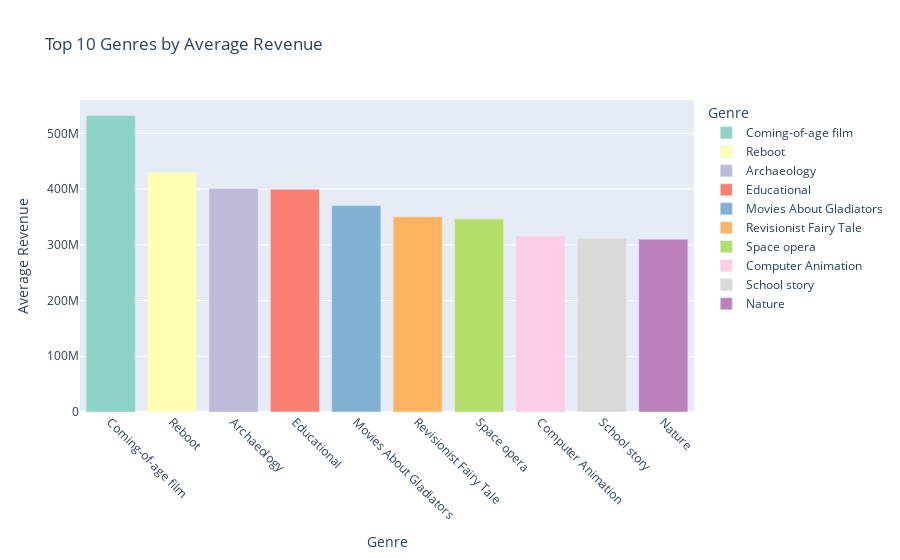

This figure's notebook cell:
### Code cell
genre_revenue = df_genres_and_season.groupby("movie_genres", as_index=False)["movie_box_office_revenue"].mean()
top_genres = genre_revenue.sort_values("movie_box_office_revenue", ascending=False).head(10)

fig_top_genres = px.bar(
    top_genres,
    x="movie_genres",
    y="movie_box_office_revenue",
    title="Top 10 Genres by Average Revenue",
    labels={"movie_genres": "Genre", "movie_box_office_revenue": "Average Revenue"},
    color="movie_genres",
    color_discrete_sequence=px.colors.qualitative.Set3
)
fig_top_genres.update_xaxes(tickangle=45)
fig_top_genres.write_html("top_genres_bar.html", include_plotlyjs="cdn")
fig_top_genres.show()

### Figure 1 — Plotly figure (JSON) as saved in the notebook; plotly's stock layout.template omitted (floating-point values rounded to 4 significant figures)
{"data": [{"alignmentgroup": "True", "hovertemplate": "Genre=%{x}<br>Average Revenue=%{y}<extra></extra>", "legendgroup": "Coming-of-age film", "marker": {"color": "rgb(141,211,199)", "pattern": {"shape": ""}}, "name": "Coming-of-age film", "offsetgroup": "Coming-of-age film", "orientation": "v", "showlegend": true, "textposition": "auto", "type": "bar", "x": ["Coming-of-age film"], "xaxis": "x", "y": [531957538], "yaxis": "y"}, {"alignmentgroup": "True", "hovertemplate": "Genre=%{x}<br>Average Revenue=%{y}<extra></extra>", "legendgroup": "Reboot", "marker": {"color": "rgb(255,255,179)", "pattern": {"shape": ""}}, "name": "Reboot", "offsetgroup": "Reboot", "orientation": "v", "showlegend": true, "textposition": "auto", "type": "bar", "x": ["Reboot"], "xaxis": "x", "y": [430100000.0], "yaxis": "y"}, {"alignmentgroup": "True", "hovertemplate": "Genre=%{x}<br>Average Revenue=%{y}<extra></extra>", "legendgroup": "Archaeology", "marker": {"color": "rgb(190,186,218)", "pattern": {"shape": ""}}, "name": "Archaeology", "offsetgroup": "Archaeology", "orientation": "v", "showlegend": true, "textposition": "auto", "type": "bar", "x": ["Archaeology"], "xaxis": "x", "y": [401128639], "yaxis": "y"}, {"alignmentgroup": "True", "hovertemplate": "Genre=%{x}<br>Average Revenue=%{y}<extra></extra>", "legendgroup": "Educational", "marker": {"color": "rgb(251,128,114)", "pattern": {"shape": ""}}, "name": "Educational", "offsetgroup": "Educational", "orientation": "v", "showlegend": true, "textposition": "auto", "type": "bar", "x": ["Educational"], "xaxis": "x", "y": [399755374], "yaxis": "y"}, {"alignmentgroup": "True", "hovertemplate": "Genre=%{x}<br>Average Revenue=%{y}<extra></extra>", "legendgroup": "Movies About Gladiators", "marker": {"color": "rgb(128,177,211)", "pattern": {"shape": ""}}, "name": "Movies About Gladiators", "offsetgroup": "Movies About Gladiators", "orientation": "v", "showlegend": true, "textposition": "auto", "type": "bar", "x": ["Movies About Gladiators"], "xaxis": "x", "y": [370429585], "yaxis": "y"}, {"alignmentgroup": "True", "hovertemplate": "Genre=%{x}<br>Average Revenue=%{y}<extra></extra>", "legendgroup": "Revisionist Fairy Tale", "marker": {"color": "rgb(253,180,98)", "pattern": {"shape": ""}}, "name": "Revisionist Fairy Tale", "offsetgroup": "Revisionist Fairy Tale", "orientation": "v", "showlegend": true, "textposition": "auto", "type": "bar", "x": ["Revisionist Fairy Tale"], "xaxis": "x", "y": [350400000.0], "yaxis": "y"}, {"alignmentgroup": "True", "hovertemplate": "Genre=%{x}<br>Average Revenue=%{y}<extra></extra>", "legendgroup": "Space opera", "marker": {"color": "rgb(179,222,105)", "pattern": {"shape": ""}}, "name": "Space opera", "offsetgroup": "Space opera", "orientation": "v", "showlegend": true, "textposition": "auto", "type": "bar", "x": ["Space opera"], "xaxis": "x", "y": [346300000.0], "yaxis": "y"}, {"alignmentgroup": "True", "hovertemplate": "Genre=%{x}<br>Average Revenue=%{y}<extra></extra>", "legendgroup": "Computer Animation", "marker": {"color": "rgb(252,205,229)", "pattern": {"shape": ""}}, "name": "Computer Animation", "offsetgroup": "Computer Animation", "orientation": "v", "showlegend": true, "textposition": "auto", "type": "bar", "x": ["Computer Animation"], "xaxis": "x", "y": [315700000.0], "yaxis": "y"}, {"alignmentgroup": "True", "hovertemplate": "Genre=%{x}<br>Average Revenue=%{y}<extra></extra>", "legendgroup": "School story", "marker": {"color": "rgb(217,217,217)", "pattern": {"shape": ""}}, "name": "School story", "offsetgroup": "School story", "orientation": "v", "showlegend": true, "textposition": "auto", "type": "bar", "x": ["School story"], "xaxis": "x", "y": [311307730], "yaxis": "y"}, {"alignmentgroup": "True", "hovertemplate": "Genre=%{x}<br>Average Revenue=%{y}<extra></extra>", "legendgroup": "Nature", "marker": {"color": "rgb(188,128,189)", "pattern": {"shape": ""}}, "name": "Nature", "offsetgroup": "Nature", "orientation": "v", "showlegend": true, "textposition": "auto", "type": "bar", "x": ["Nature"], "xaxis": "x", "y": [310200000.0], "yaxis": "y"}], "layout": {"barmode": "relative", "legend": {"title": {"text": "Genre"}, "tracegroupgap": 0}, "title": {"text": "Top 10 Genres by Average Revenue"}, "xaxis": {"anchor": "y", "categoryarray": ["Coming-of-age film", "Reboot", "Archaeology", "Educational", "Movies About Gladiators", "Revisionist Fairy Tale", "Space opera", "Computer Animation", "School story", "Nature"], "categoryorder": "array", "domain": [0, 1], "tickangle": 45, "title": {"text": "Genre"}}, "yaxis": {"anchor": "x", "domain": [0, 1], "title": {"text": "Average Revenue"}}}}
